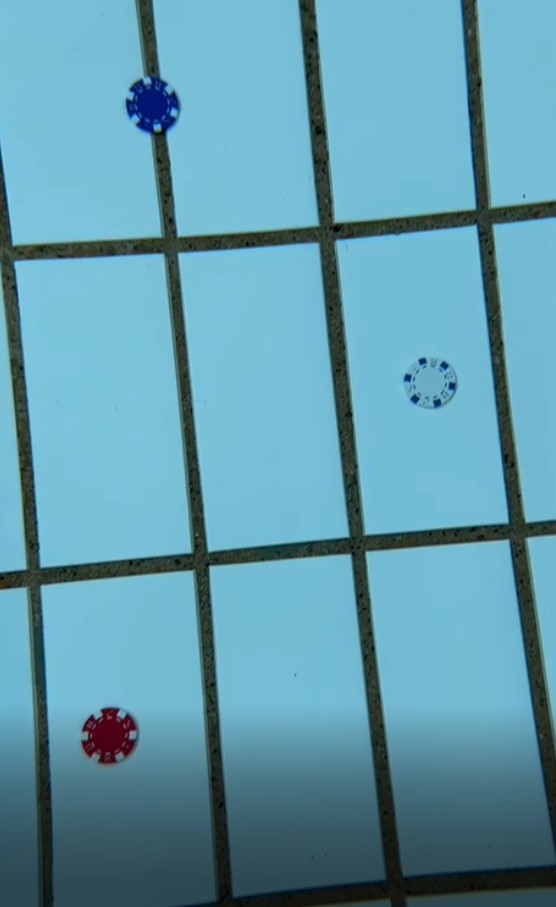
#> input picture camerafeed/Main_Classes/images/vann2.jpg, 556 x 907 px, found by its file name
$ python frog_count_main.py
#> lines starting #> are read from the running program, lines starting #| are printed output that depends on the picture; after the words box and inside, x2 and y2 are one past the last pixel; in counts of white or black regions, pixels touching at a corner belong together
#> further down, frame is the input picture: shape (907, 556, 3); mean B, G, R 172.3, 154.4, 97.2
import cv2
import time

class Frog:
    def __init__(self, rectangle):
        self.detectionCounter = 1
        self.rectangle = rectangle


class FrogCount:
    def __init__(self):
        self.previous_frogs = [] #List of rectangles
        self.current_frogs = [] #List of rectangles
        self.currFrogs = []
        self.prevFrogs = []
        self.frog_counter = 0
        self.detection_counter_threshold = 10

        self.check_previous_algo = "BASIC"

    #takes in frame
    def update(self, image, drawImage = False): # Launches the two detection methods
        rectanglesNoRed = self.frogDetectionNoRed(image)
        rectanglesNoGrout = self.frogDetectionNoGrout(image)
        allRectangles = rectanglesNoRed + rectanglesNoGrout
        filteredRectangles, _ = self.rectangleOverlapFilter(allRectangles)
        if drawImage:
            for rect in filteredRectangles:
                x,y,w,h = rect
                cv2.rectangle(image, (x,y), (x+w, y+h), (0, 255, 0), 2)
            cv2.imshow("Image", image)
            cv2.waitKey(0)
            cv2.destroyAllWindows()


        for rectangle in filteredRectangles:
            self.currFrogs.append(Frog(rectangle))

        self.current_frogs = filteredRectangles

        if self.check_previous_algo == "BASIC":
            self.checkPreviousFrogsBasic()

        if self.check_previous_algo == "ADVANCED":
            self.checkPreviousFrogsAdvanced()

        return self.frog_counter

    # [24 lines left out: functions checkPreviousFrogsBasic, checkPreviousFrogsAdvanced, not called in this run]

    def frogDetectionNoRed(self, image):
        thresh = cv2.threshold(image[:,:,0], 70, 255, cv2.ADAPTIVE_THRESH_GAUSSIAN_C)[1]
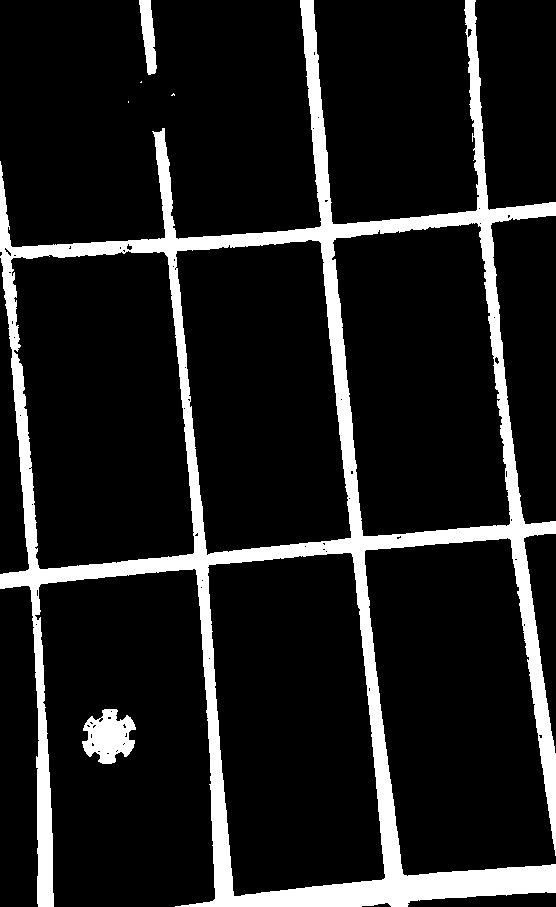
#> thresh: shape (907, 556); 12.3% white; 6 white regions (3 under 20 px), largest, box (x1, y1, x2, y2) and area: (0, 0, 556, 907) 59495, (82, 709, 136, 764) 1925, (139, 0, 157, 75) 808
        thresh2 = cv2.threshold(image[:,:,0], 200, 255, cv2.ADAPTIVE_THRESH_GAUSSIAN_C)[1]
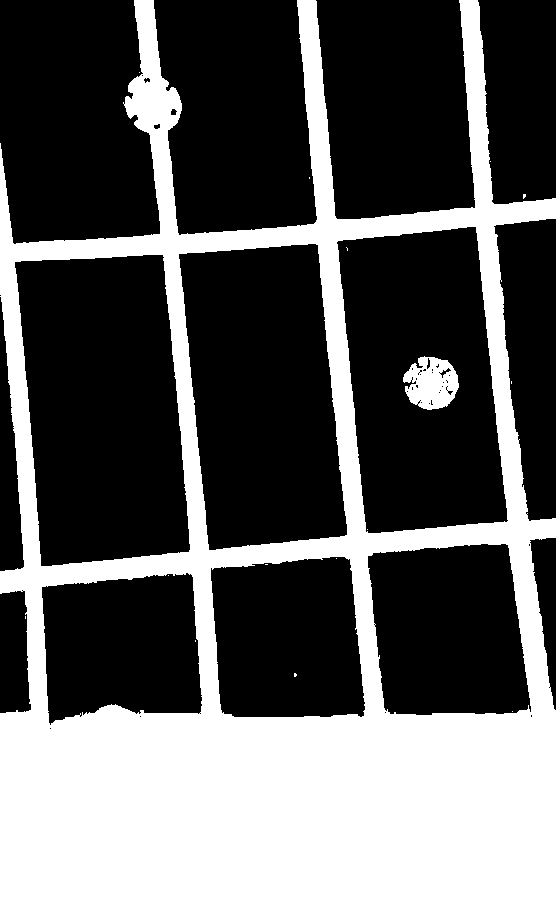
#> thresh2: shape (907, 556); 35.9% white; 16 white regions (14 under 20 px), largest, box (x1, y1, x2, y2) and area: (0, 0, 556, 907) 178689, (403, 356, 459, 410) 2090
        difference = cv2.subtract(thresh2, thresh)
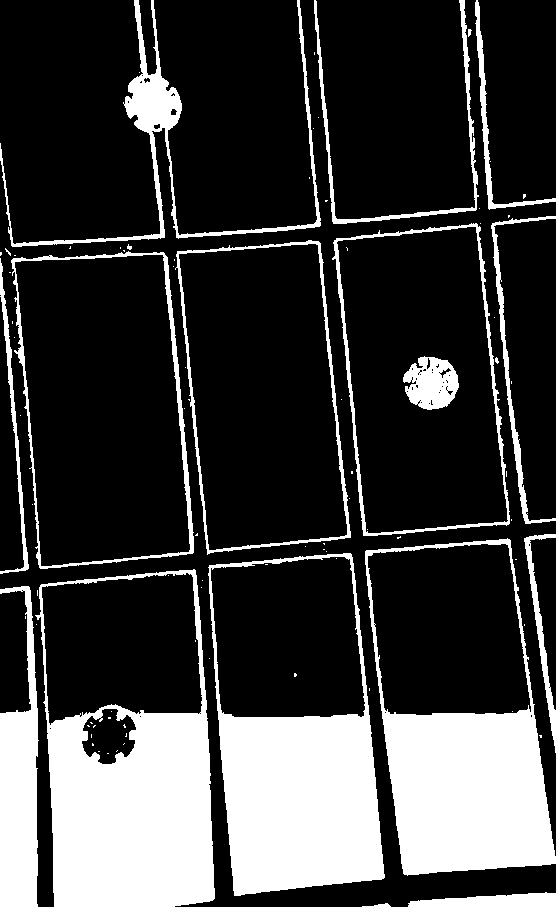
#> difference: shape (907, 556); 23.5% white; 90 white regions (73 under 20 px), largest, box (x1, y1, x2, y2) and area: (35, 569, 215, 907) 30644, (208, 553, 385, 896) 27631, (365, 538, 556, 876) 25716
        blur_difference = cv2.GaussianBlur(difference, (41, 41), 0)
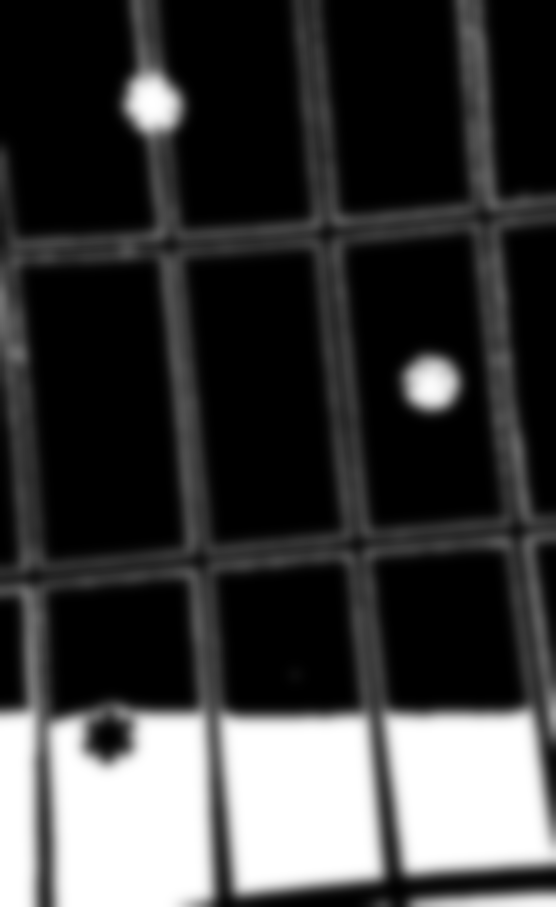
#> blur_difference: shape (907, 556); min 0, max 255, mean 60
        new_thresh = cv2.threshold(blur_difference, 0, 255, cv2.THRESH_OTSU)[1]
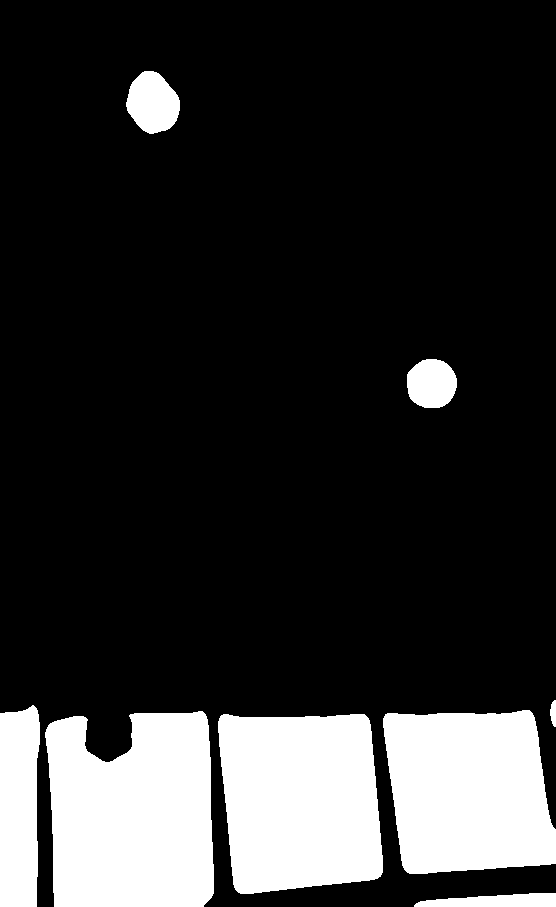
#> new_thresh: shape (907, 556); 18.4% white; 8 white regions, largest, box (x1, y1, x2, y2) and area: (45, 711, 214, 907) 28968, (218, 714, 383, 894) 26001, (383, 710, 556, 874) 24089
        cv2.imshow("red_thresh", new_thresh)
        if cv2.waitKey(1) & 0xFF == ord('q'):
#> (key q is pressed here)
            exit()
#> (the program exits here)

$ run again, with camerafeed/Main_Classes/images/transect1.png saved as camerafeed/Main_Classes/images/vann2.jpg
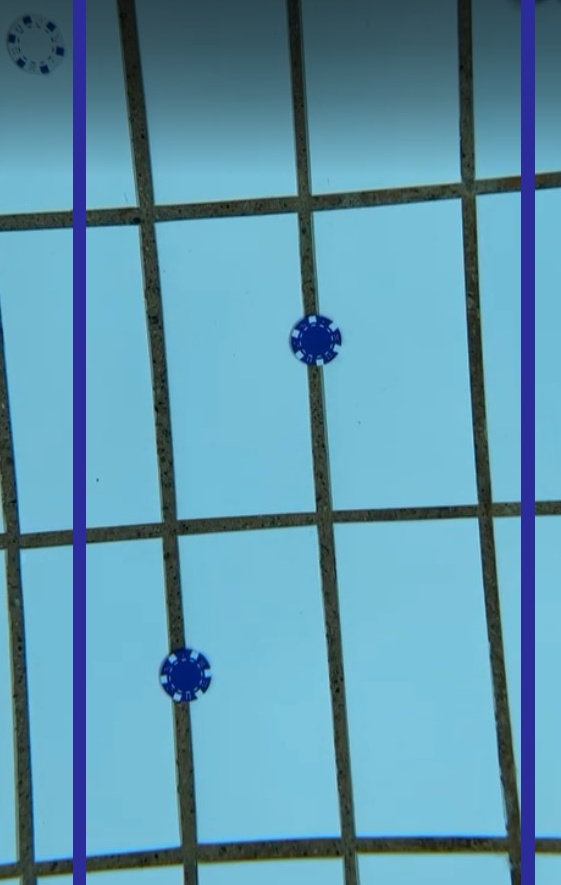
#> input picture camerafeed/Main_Classes/images/transect1.png, 561 x 885 px, found by its file name
#> frame is the input picture: shape (885, 561, 3); mean B, G, R 174.3, 151.4, 95.9
#> in frogDetectionNoRed, `thresh = cv2.threshold(image[:,:,0], 70, 255, cv2.ADAPTIVE_THRESH_GAUS..`:
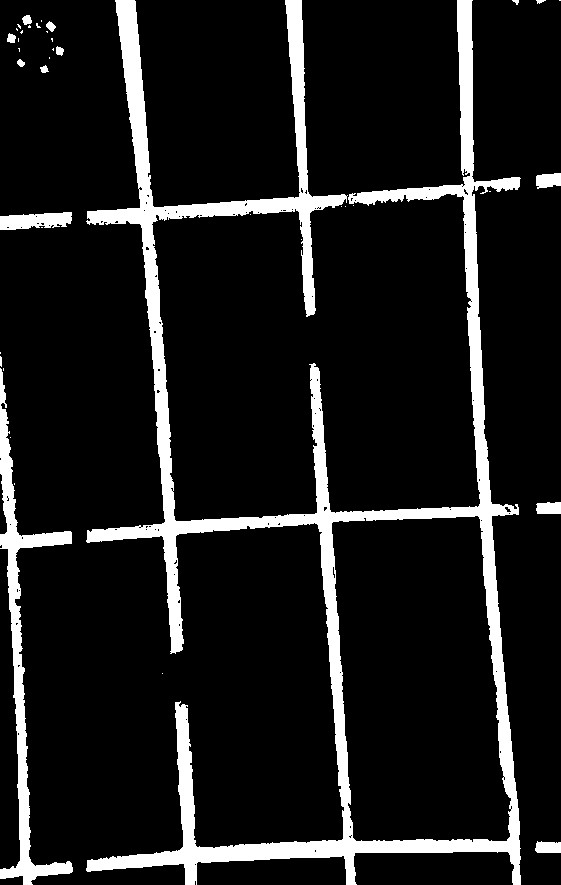
#> thresh: shape (885, 561); 11% white; 40 white regions (25 under 20 px), largest, box (x1, y1, x2, y2) and area: (86, 0, 521, 885) 45976, (0, 368, 73, 885) 6395, (0, 212, 72, 230) 968
#> thresh2: shape (885, 561); 38.6% white; 9 white regions (8 under 20 px), largest, box (x1, y1, x2, y2) and area: (0, 0, 561, 885) 191512
#> difference: shape (885, 561); 27.6% white; 106 white regions (96 under 20 px), largest, box (x1, y1, x2, y2) and area: (0, 0, 344, 885) 42570, (152, 0, 480, 521) 33746, (472, 0, 561, 885) 28028
#> in frogDetectionNoRed, `new_thresh = cv2.threshold(blur_difference, 0, 255, cv2.THRESH_OTSU)[1]`:
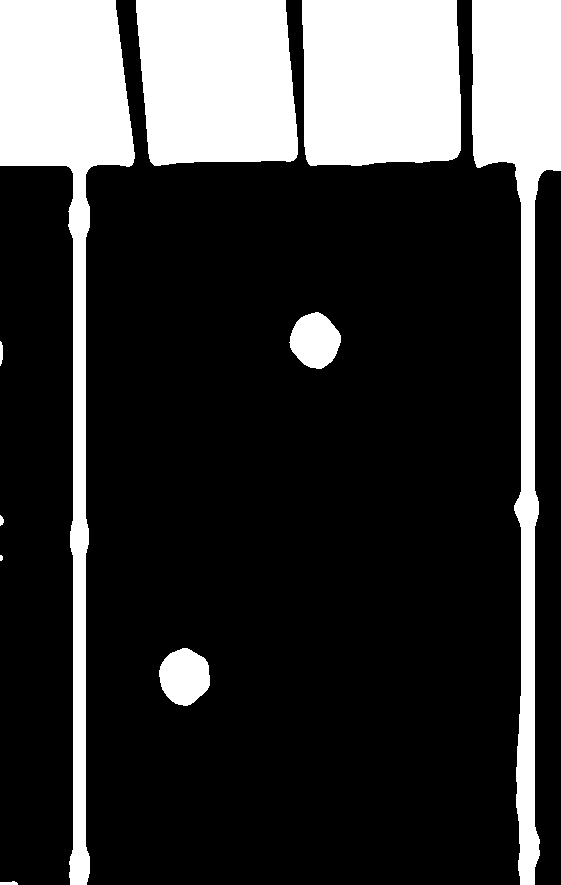
#> new_thresh: shape (885, 561); 22.4% white; 10 white regions (1 under 20 px), largest, box (x1, y1, x2, y2) and area: (0, 0, 135, 885) 30838, (472, 0, 561, 885) 25959, (302, 0, 461, 166) 25400
